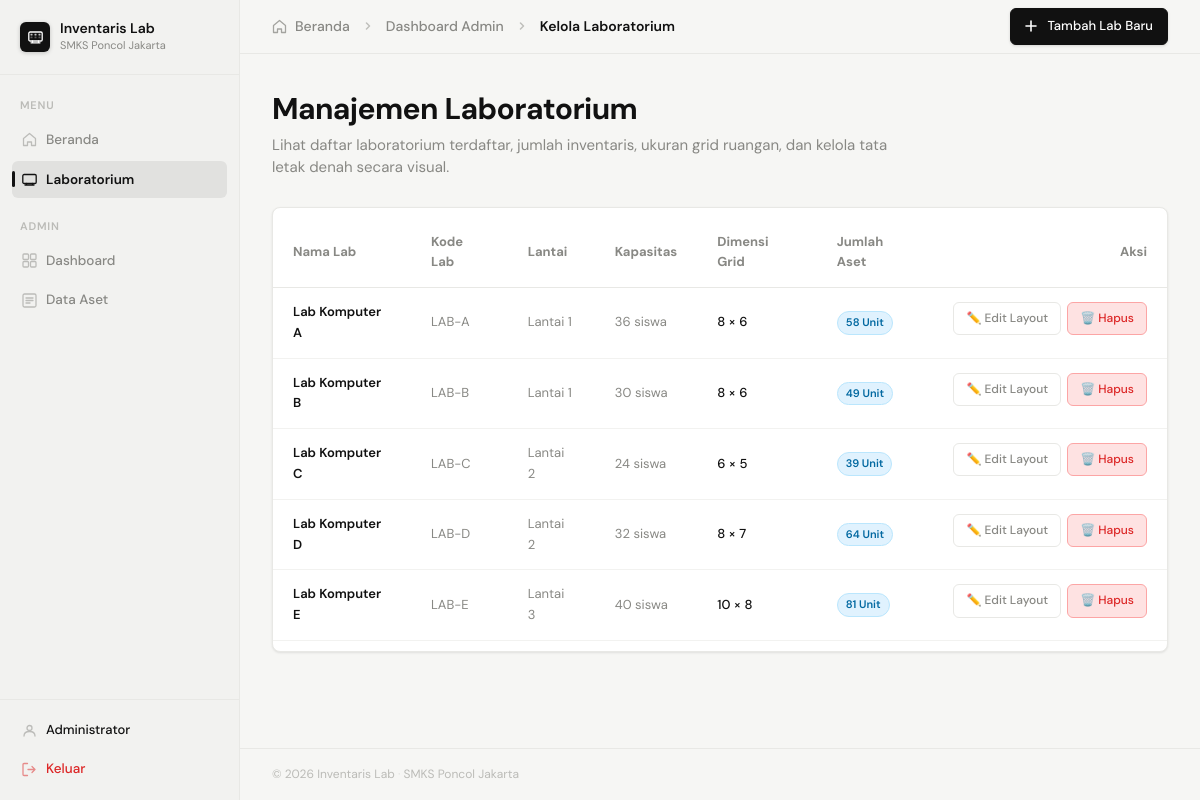
Screenshot of /admin/labs/index.php (signed in) with the database file from the repository.
### tables this page shows
CREATE TABLE `labs` (
  `id`            INT UNSIGNED  NOT NULL AUTO_INCREMENT,
  `kode_lab`      VARCHAR(20)   NOT NULL UNIQUE,
  `nama`          VARCHAR(100)  NOT NULL,
  `deskripsi`     TEXT,
  `lantai`        TINYINT       NOT NULL DEFAULT 1,
  `kapasitas`     TINYINT       NOT NULL DEFAULT 30,
  `luas_m2`       DECIMAL(6,2),
  `grid_cols`     TINYINT UNSIGNED NOT NULL DEFAULT 8,
  `grid_rows`     TINYINT UNSIGNED NOT NULL DEFAULT 6,
  `pintu_posisi`  VARCHAR(20)   NOT NULL DEFAULT 'kiri-bawah',
  `is_active`     TINYINT(1)    NOT NULL DEFAULT 1,
  `created_at`    TIMESTAMP     NOT NULL DEFAULT CURRENT_TIMESTAMP,
  `updated_at`    TIMESTAMP     NOT NULL DEFAULT CURRENT_TIMESTAMP ON UPDATE CURRENT_TIMESTAMP,
  PRIMARY KEY (`id`)
);

### admin/labs/index.php (the view, shortened to what this page needs)
<?php
require_once __DIR__ . '/../../config/db.php';
$stmtLabs = $pdo->query("
    SELECT l.*,
           (SELECT COUNT(*) FROM assets WHERE lab_id = l.id AND is_active = 1) AS total_assets
    FROM labs l
    WHERE l.is_active = 1
    ORDER BY l.nama ASC
");
$labs = $stmtLabs->fetchAll();
require_once __DIR__ . '/../../includes/header.php';
?>
<div class="topbar">
  <div class="breadcrumb">
    <svg width="15" height="15" viewBox="0 0 15 15" fill="none" style="opacity: 0.75;">
      <path d="M1.5 6.5L7.5 1.5l6 5V13.5h-4V10h-4v3.5h-4V6.5z" stroke="currentColor" stroke-width="1.3" stroke-linejoin="round"/>
    </svg>
    <a href="<?= APP_URL ?>/index.php">Beranda</a>
    <svg width="12" height="12" viewBox="0 0 12 12" fill="none" style="margin: 0 4px; opacity: 0.5;">
      <path d="M4.5 9l3-3-3-3" stroke="currentColor" stroke-width="1.5" stroke-linecap="round" stroke-linejoin="round"/>
    </svg>
    <a href="<?= APP_URL ?>/admin/index.php">Dashboard Admin</a>
    <svg width="12" height="12" viewBox="0 0 12 12" fill="none" style="margin: 0 4px; opacity: 0.5;">
      <path d="M4.5 9l3-3-3-3" stroke="currentColor" stroke-width="1.5" stroke-linecap="round" stroke-linejoin="round"/>
    </svg>
    <b>Kelola Laboratorium</b>
  </div>
  <div class="topbar-right">
    <a href="<?= APP_URL ?>/admin/labs/create.php" class="btn btn-dark">
      <svg width="12" height="12" viewBox="0 0 12 12" fill="none" style="margin-right: 4px;">
        <path d="M6 1v10M1 6h10" stroke="currentColor" stroke-width="1.6" stroke-linecap="round"/>
      </svg>
      Tambah Lab Baru
    </a>
  </div>
</div>
<div class="content">
  <div class="page-heading">
    <h1>Manajemen Laboratorium</h1>
    <p>Lihat daftar laboratorium terdaftar, jumlah inventaris, ukuran grid ruangan, dan kelola tata letak denah secara visual.</p>
  </div>
  <div class="lab-list" style="background: var(--bg-surface); padding: 10px 0; box-shadow: var(--shadow-sm); overflow-x: auto;">
    <table style="width: 100%; border-collapse: collapse; text-align: left; font-size: 13px;">
      <thead>
        <tr style="border-bottom: 1px solid var(--border); color: var(--text-muted); font-weight: 600;">
          <th style="padding: 14px 20px;">Nama Lab</th>
          <th style="padding: 14px 20px;">Kode Lab</th>
          <th style="padding: 14px 20px;">Lantai</th>
          <th style="padding: 14px 20px;">Kapasitas</th>
          <th style="padding: 14px 20px;">Dimensi Grid</th>
          <th style="padding: 14px 20px;">Jumlah Aset</th>
          <th style="padding: 14px 20px; text-align: right;">Aksi</th>
        </tr>
      </thead>
      <tbody>
        <?php if (empty($labs)): ?>
          <tr>
            <td colspan="7" style="padding: 40px; text-align: center; color: var(--text-muted);">
              Belum ada data laboratorium terdaftar.
            </td>
          </tr>
        <?php else: ?>
          <?php foreach ($labs as $lab): ?>
            <tr style="border-bottom: 1px solid var(--bg-subtle);" class="panel-item-row-tr">
              <td style="padding: 14px 20px; font-weight: 600; color: var(--text);"><?= htmlspecialchars($lab['nama']) ?></td>
              <td style="padding: 14px 20px; color: var(--text-muted);"><?= htmlspecialchars($lab['kode_lab']) ?></td>
              <td style="padding: 14px 20px; color: var(--text-muted);">Lantai <?= $lab['lantai'] ?></td>
              <td style="padding: 14px 20px; color: var(--text-muted);"><?= $lab['kapasitas'] ?> siswa</td>
              <td style="padding: 14px 20px; font-weight: 500; color: var(--text);"><?= $lab['grid_cols'] ?> &times; <?= $lab['grid_rows'] ?></td>
              <td style="padding: 14px 20px;">
                <span class="badge badge-baik" style="background:#e0f2fe; color:#0369a1; border-color:#bae6fd; font-weight:600;">
                  <?= $lab['total_assets'] ?> unit
                </span>
              </td>
              <td style="padding: 14px 20px; text-align: right; display: flex; gap: 6px; justify-content: flex-end;">
                <a href="<?= APP_URL ?>/admin/labs/edit.php?id=<?= $lab['id'] ?>" class="btn" style="padding: 6px 12px; font-size: 12px;">
                  ✏️ Edit Layout
                </a>
                <a href="<?= APP_URL ?>/admin/labs/index.php?action=delete&id=<?= $lab['id'] ?>" class="btn" style="padding: 6px 12px; font-size: 12px; background:#fee2e2; border-color:#fca5a5; color:var(--red);" onclick="return confirm('Apakah Anda yakin ingin menghapus laboratorium ini beserta seluruh asetnya secara permanen?')">
                  🗑️ Hapus
                </a>
              </td>
            </tr>
          <?php endforeach; ?>
        <?php endif; ?>
      </tbody>
    </table>
  </div>
</div>
<?php require_once __DIR__ . '/../../includes/footer.php'; ?>

### assets/css/style.css (style rules this page uses)
:root { --bg: #f6f6f4; --bg-surface: #ffffff; --bg-subtle: #f2f2f0; --border: #e8e8e5; --border-hover: #d0d0cc; --text: #111111; --text-muted: #888884; --text-faint: #bbbbb7; --accent: #111111; --green: #16a34a; --red: #dc2626; --amber: #d97706; --sidebar-w: 240px; --r: 8px; --shadow-sm: 0 1px 3px rgba(0,0,0,.06), 0 1px 2px rgba(0,0,0,.04); --shadow-md: 0 4px 12px rgba(0,0,0,.08), 0 1px 3px rgba(0,0,0,.04); }
*, *::before, *::after { box-sizing: border-box; margin: 0; padding: 0; }
html { font-size: 15px; }
body { font-family: 'DM Sans', -apple-system, sans-serif; background: var(--bg); color: var(--text); line-height: 1.6; display: flex; min-height: 100vh; -webkit-font-smoothing: antialiased; }
a { color: inherit; text-decoration: none; }
.topbar { height: 54px; border-bottom: 1px solid var(--border); display: flex; align-items: center; justify-content: space-between; padding: 0 32px; position: sticky; top: 0; background: rgba(246,246,244,.85); backdrop-filter: blur(10px); -webkit-backdrop-filter: blur(10px); z-index: 40; }
.breadcrumb { display: flex; align-items: center; gap: 8px; font-size: 14px; font-weight: 500; color: var(--text-muted); }
.breadcrumb b { color: var(--text); font-weight: 600; }
.topbar-right { display: flex; align-items: center; gap: 8px; }
.content { flex: 1; padding: 36px 32px; max-width: 1180px; }
.page-heading { margin-bottom: 28px; }
.page-heading h1 { font-size: 30px; font-weight: 700; color: var(--text); line-height: 1.25; letter-spacing: -0.02em; }
.page-heading p { margin-top: 6px; font-size: 15px; color: var(--text-muted); max-width: 650px; line-height: 1.5; }
.lab-list { display: flex; flex-direction: column; border: 1px solid var(--border); border-radius: var(--r); overflow: hidden; background: var(--bg-surface); box-shadow: var(--shadow-sm); }
.btn { display: inline-flex; align-items: center; gap: 6px; padding: 7px 14px; border-radius: 6px; font-size: 13px; font-weight: 500; border: 1px solid var(--border); background: var(--bg-surface); color: var(--text-muted); cursor: pointer; transition: background 200ms ease, color 200ms ease, border-color 200ms ease, box-shadow 200ms ease, transform 200ms ease; white-space: nowrap; }
.btn-dark { background: var(--accent); color: #fff; border-color: var(--accent); box-shadow: 0 1px 3px rgba(0,0,0,.15); transition: background 200ms ease, color 200ms ease, border-color 200ms ease, box-shadow 200ms ease, transform 200ms ease; }
.badge { display: inline-block; font-size: 11px; font-weight: 600; padding: 2px 8px; border-radius: 99px; text-transform: capitalize; }
.badge-baik { background: #f0fdf4; color: var(--green); border: 1px solid #dcfce7; }

### admin/labs/index.php (style rules this page uses)
.panel-item-row-tr { transition: background-color 200ms ease; }

### rows the page displays
labs: nama "Lab Komputer A", kode_lab "LAB-A", lantai "1", kapasitas "36", grid_cols "8", grid_rows "6", total_assets "58"
labs: nama "Lab Komputer B", kode_lab "LAB-B", lantai "1", kapasitas "30", grid_cols "8", grid_rows "6", total_assets "49"
labs: nama "Lab Komputer C", kode_lab "LAB-C", lantai "2", kapasitas "24", grid_cols "6", grid_rows "5", total_assets "39"
labs: nama "Lab Komputer D", kode_lab "LAB-D", lantai "2", kapasitas "32", grid_cols "8", grid_rows "7", total_assets "64"
labs: nama "Lab Komputer E", kode_lab "LAB-E", lantai "3", kapasitas "40", grid_cols "10", grid_rows "8", total_assets "81"

### other values shown
APP_NAME "Inventaris Lab"
$user['nama'] "Administrator"
